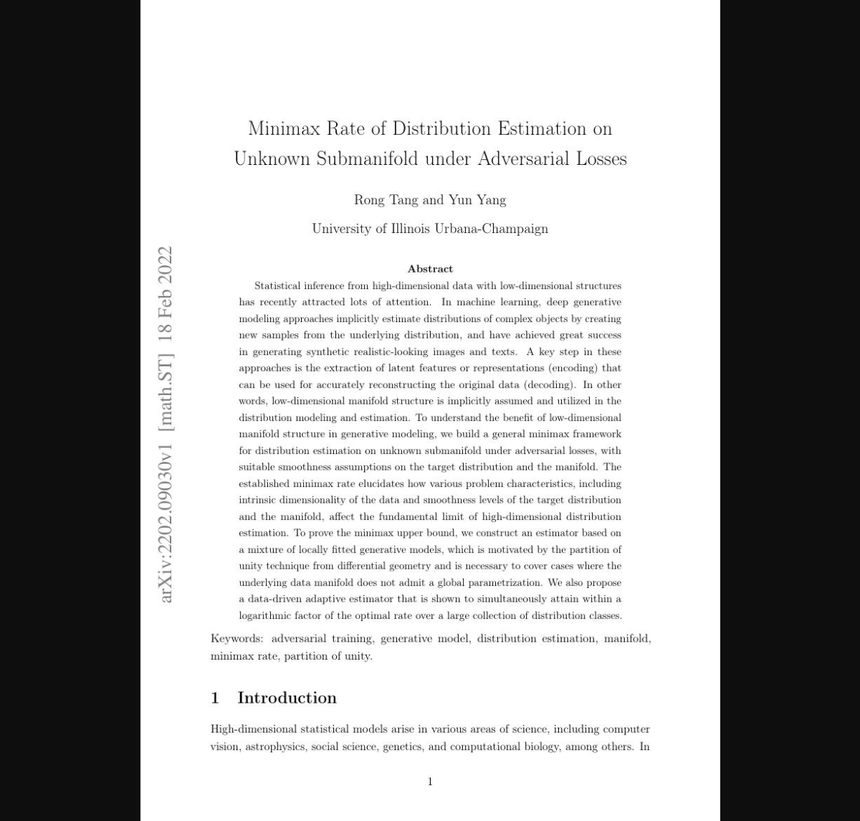
#> input picture minimax-img-1.png, 860 x 821 px, shrunk from 1200 x 1145 before the run
$ python test.py ../../../../../minimax-img-1.png
#> lines starting #> are read from the running program, lines starting #| are printed output that depends on the picture; after the words box and inside, x2 and y2 are one past the last pixel; in counts of white or black regions, pixels touching at a corner belong together
import cv2
import numpy as np
from PIL import Image
import sys
import os

def extract_figures(image_path, output_dir="."):
    # 1. 加载图像与二值化
#> called with image_path = '../../../../../minimax-img-1.png', output_dir = '.'
    img_cv = cv2.imread(image_path, cv2.IMREAD_GRAYSCALE)
#> img_cv is the input picture: shape (821, 860); min 0, max 255, mean 170.2
    if img_cv is None:
        print(f"Error: Cannot load {image_path}")
        return

    # 获取动态尺寸
    img_h, img_w = img_cv.shape
#> img_h = 821; img_w = 860
    _, thresh = cv2.threshold(img_cv, 200, 255, cv2.THRESH_BINARY_INV)
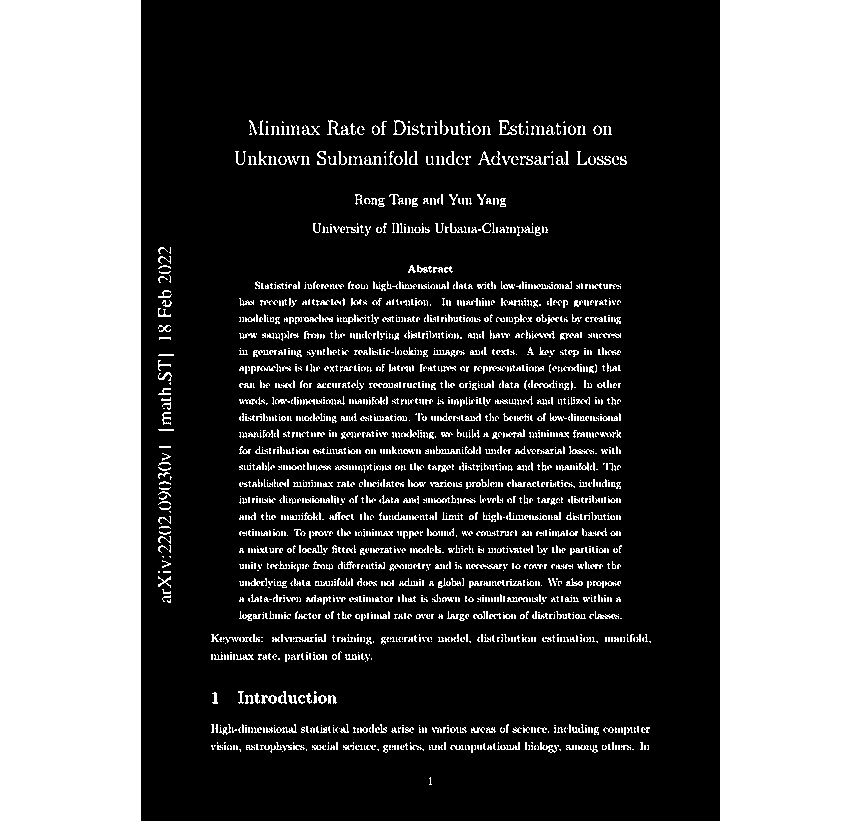
#> thresh: shape (821, 860); 37.2% white; 2077 white regions (1539 under 20 px), largest, box (x1, y1, x2, y2) and area: (0, 0, 141, 821) 115761, (720, 0, 860, 821) 114940, (466, 564, 502, 569) 103
    row_sums = np.sum(thresh, axis=1)
#> row_sums = 821 values, max 138720 at index 749, min 71655 at index 0, mean 81673

    # 动态阈值 1：Y轴段落间距（设为图片高度的 1.5%，保底20像素）
    y_gap_threshold = max(20, int(img_h * 0.015))
#> y_gap_threshold = 20

    # 动态阈值 2：最小图表高度（设为图片高度的 5%，保底80像素）
    MIN_FIGURE_HEIGHT = max(80, int(img_h * 0.05))
#> MIN_FIGURE_HEIGHT = 80

    # 2. Y 轴水平投影
    y_blocks = []
    in_block = False
    start_y = 0
    zero_count = 0

    for y, val in enumerate(row_sums):
        if val > 1000:
            if not in_block:
                in_block = True
                start_y = y
            zero_count = 0
        else:
            zero_count += 1
            if in_block and zero_count >= y_gap_threshold:
                y_blocks.append([start_y, y - zero_count])
                in_block = False
#> this loop made 821 passes
#> (in_block, start_y) on pass 1: (True, 0)
#> after the loop, in_block = True; start_y = 0; y_blocks = []
    if in_block:
        y_blocks.append([start_y, len(row_sums) - 1])

    # 3. Y 轴块过滤与图注合并
    merged_blocks = []
    skip_next = False

    for i in range(len(y_blocks)):
        if skip_next:
            skip_next = False
            continue

        top, bottom = y_blocks[i]
        height = bottom - top

        if height > MIN_FIGURE_HEIGHT:
            if i + 1 < len(y_blocks):
                next_top, next_bottom = y_blocks[i+1]
                gap = next_top - bottom
                next_height = next_bottom - next_top
                # 图注间距和高度，使用类似比例
                if gap < int(img_h * 0.04) and next_height < int(img_h * 0.04):
                    bottom = next_bottom
                    skip_next = True

            merged_blocks.append((max(0, top-20), min(img_h, bottom+20)))
#> this loop made 1 pass
#> (top, height) on pass 1: (0, 820)
#> after the loop, merged_blocks = [(0, 821)]

    # 4. X 轴垂直投影：切除白边 & 劈开并排图
    img_pil = Image.open(image_path)
    extracted_count = 0

    # 动态阈值 3：X轴并排图片间距（设为图片宽度的 8%，保底40像素）
    # 真正并排的两张图，间距通常在 15% 以上；而同一个图内的元素间距很少超过 8%
    x_gap_threshold = max(40, int(img_w * 0.08))
#> x_gap_threshold = 68

    for top, bottom in merged_blocks:
        block_thresh = thresh[top:bottom, :]
        col_sums = np.sum(block_thresh, axis=0)

        x_blocks = []
        in_content = False
        start_x = 0
        zero_count = 0

        for x, val in enumerate(col_sums):
            if val > 500:
                if not in_content:
                    in_content = True
                    start_x = x
                zero_count = 0
            else:
                zero_count += 1
                if in_content and zero_count >= x_gap_threshold:
                    x_blocks.append((max(0, start_x-20), x - zero_count + 20))
                    in_content = False
        if in_content:
            x_blocks.append((max(0, start_x-20), len(col_sums) - 1))

        for left, right in x_blocks:
            if right - left < int(img_w * 0.05): # 忽略极窄的噪点（小于宽度的5%）
                continue
            extracted_count += 1
            out_name = os.path.join(output_dir, f"extracted_figure_{extracted_count}.png")
            cropped = img_pil.crop((left, top, right, bottom))
            cropped.save(out_name)
            print(f"-> 成功提取: {out_name}")
#> this loop made 1 pass
#> (top, bottom) on pass 1: (0, 821)
#| -> 成功提取: ./extracted_figure_1.png
#| -> 成功提取: ./extracted_figure_2.png
#> pass 1, in extract_figures, `cropped.save(out_name)`:
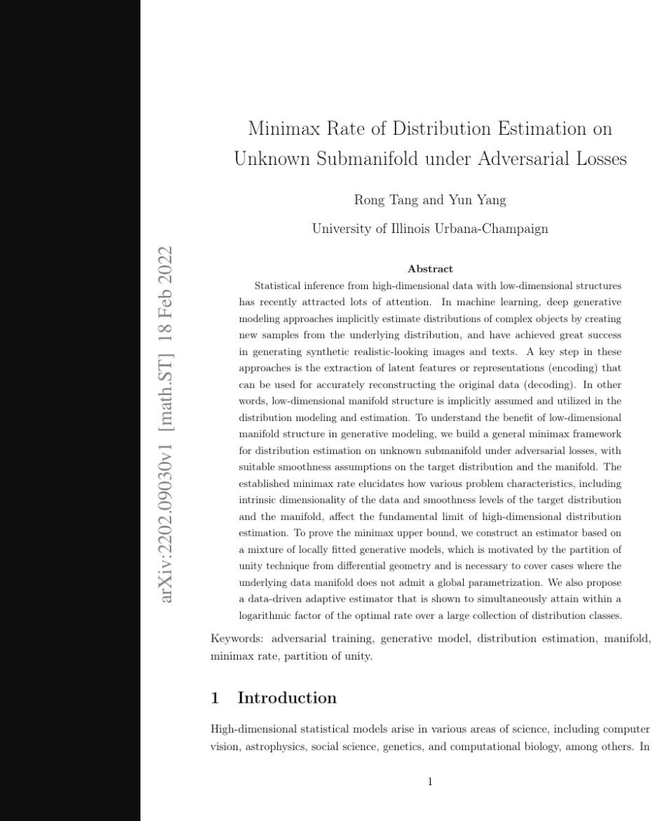
#> saved as extracted_figure_1.png: PIL image 670x821 RGB; min 0, max 255, mean 196.4
#> pass 1, in extract_figures, `cropped.save(out_name)`:
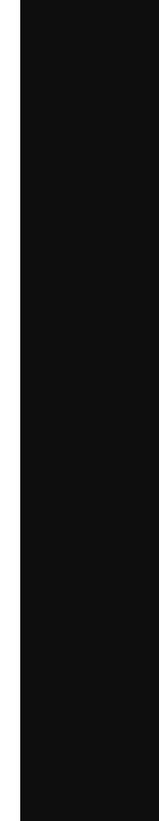
#> saved as extracted_figure_2.png: PIL image 159x821 RGB; min 0, max 255, mean 44.6
#> after the loop, extracted_count = 2

if __name__ == "__main__":
    if len(sys.argv) < 2:
        print("用法: python figure_extractor.py <图片路径>")
    else:
        extract_figures(sys.argv[1])

$ run again, on minimax-img-4.png
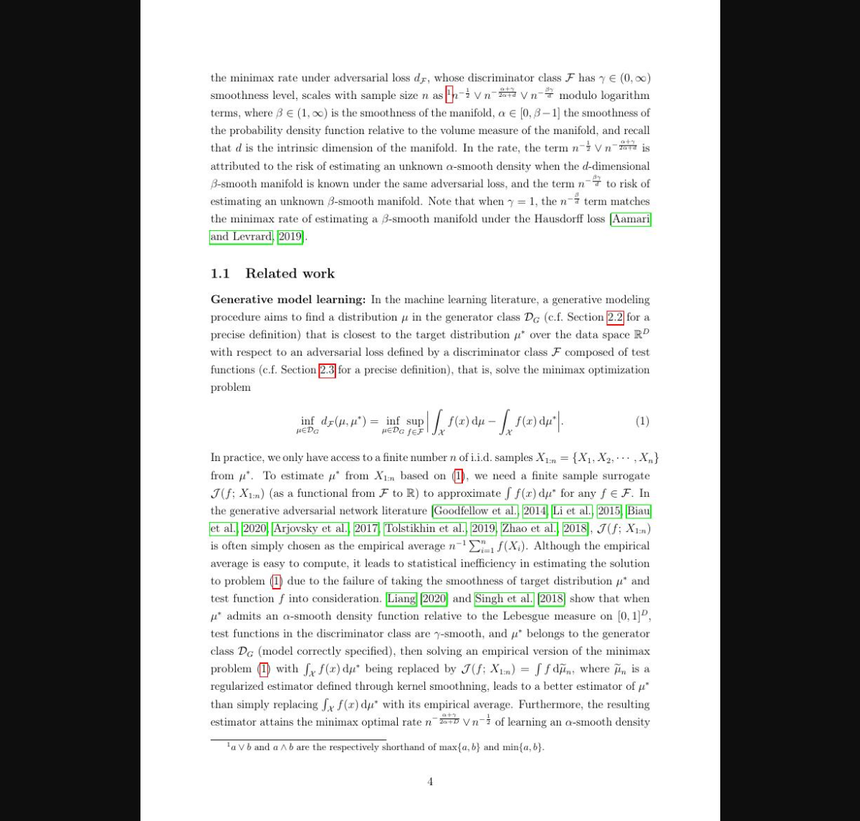
#> input picture minimax-img-4.png, 860 x 821 px, shrunk from 1200 x 1145 before the run
#> in extract_figures, `_, thresh = cv2.threshold(img_cv, 200, 255, cv2.THRESH_BINARY_INV)`:
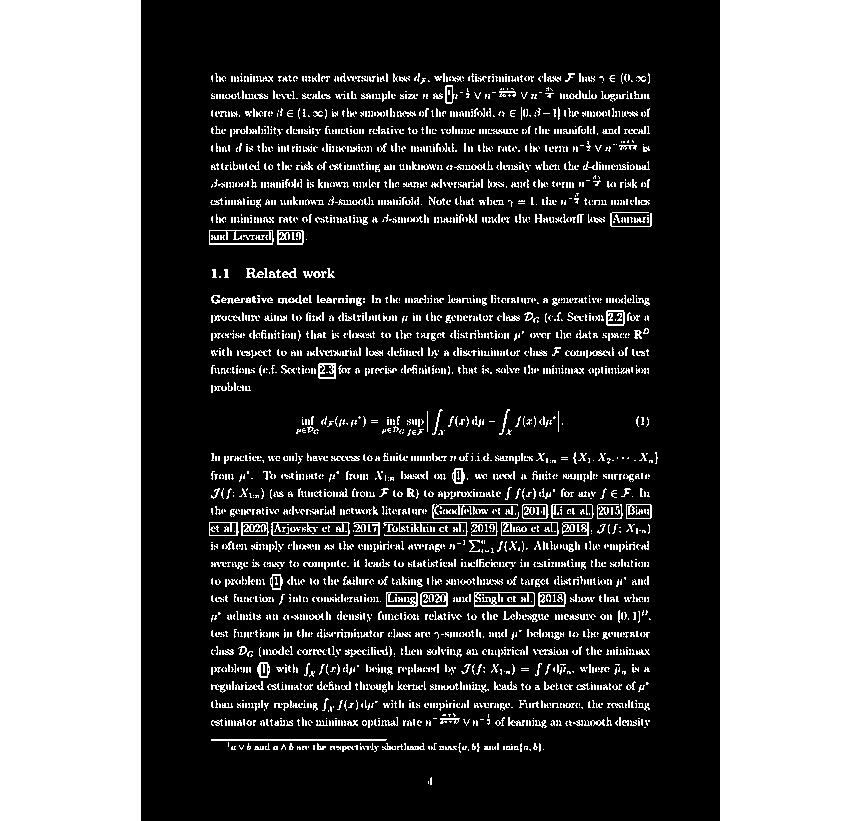
#> thresh: shape (821, 860); 38.7% white; 2879 white regions (2390 under 20 px), largest, box (x1, y1, x2, y2) and area: (0, 0, 141, 821) 115761, (720, 0, 860, 821) 114940, (211, 739, 387, 741) 351
#> row_sums = 821 values, max 161160 at index 522, min 71655 at index 0, mean 84852.6
#> the loop in extract_figures, `for y, val in enumerate(row_sums):` made 821 passes
#> (in_block, start_y) on pass 1: (True, 0)
#> after the loop in extract_figures, `for y, val in enumerate(row_sums):`: in_block = True; start_y = 0; y_blocks = []
#> the loop in extract_figures, `for i in range(len(y_blocks)):` made 1 pass
#> (top, height) on pass 1: (0, 820)
#> after the loop in extract_figures, `for i in range(len(y_blocks)):`: merged_blocks = [(0, 821)]
#> the loop in extract_figures, `for top, bottom in merged_blocks:` made 1 pass
#> (top, bottom) on pass 1: (0, 821)
#> (printed output is left out)
#> pass 1, in extract_figures, `cropped.save(out_name)`:
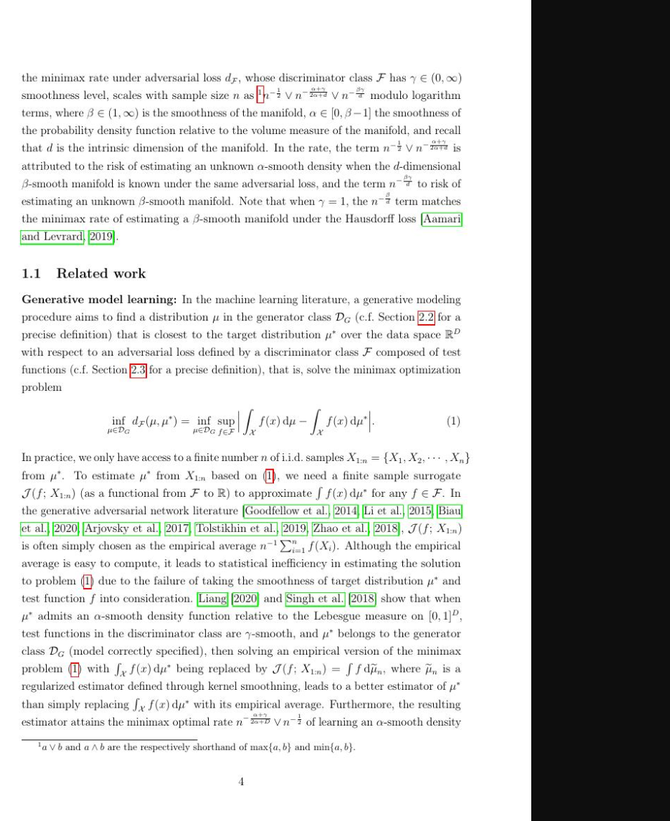
#> saved as extracted_figure_2.png: PIL image 670x821 RGB; mean R, G, B 194.3, 194.9, 194.2
#> after the loop in extract_figures, `for top, bottom in merged_blocks:`: extracted_count = 2
